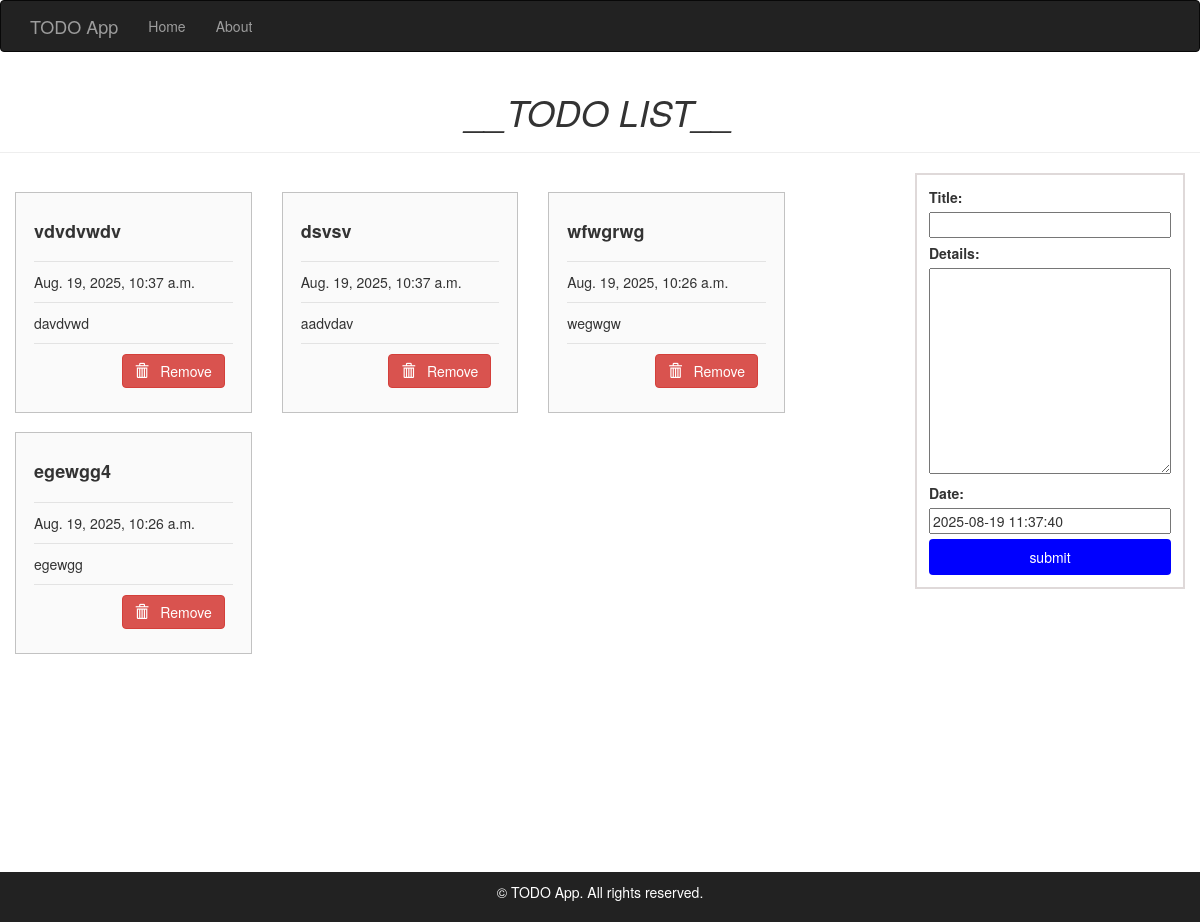
/todo/, run on the app's committed database.
### todo/models.py (models this page shows, shortened)
class Todo(models.Model):
    title = models.CharField(max_length=100)
    details = models.TextField()
    date = models.DateTimeField(default=timezone.now)

### todo/views.py (the view)
# urls.py: path('', views.index, name='index'),
def index(request):
    item_list = Todo.objects.order_by("-date")
    if request.method == "POST":
        form = TodoForm(request.POST)
        if form.is_valid():
            form.save()
            messages.success(request, "Task created successfully!")
            return redirect('index')
    form = TodoForm()
    page = {
        "forms": form,
        "list": item_list,
        "title": "TODO LIST",
    }
    return render(request, 'todo/index.html', page)

### todo/forms.py
class TodoForm(forms.ModelForm):
    class Meta:
        model = Todo
        fields = "__all__"

### todo/templates/todo/index.html (shortened to what this page needs)
{% extends 'todo/layout/base.html' %}
{% block content %}
  <div class="row center">
    <h1 class="text-center"><i>__TODO LIST__</i></h1>
    <hr />
  </div>
  <div class="row">
    <div class="col-md-8">
      <div class="row card-container">
      {% for i in list %}
        <div class="col-md-4">
          <div class="card">
            <h4 class="center"><b>{{i.title}}</b>
            </h4>
            <hr/>
            {{i.date}}
            <hr/>
            {{i.details}}
            <hr/>
        <form id="delete-form-{{ i.id }}" action="/todo/del/{{ i.id }}" method="POST" style="padding-right:4%; padding-bottom:3%;">
        <button type="button" class="btn btn-danger" style="float:right;" onclick="confirmDelete('{{ i.id }}')">
          <span class="glyphicon glyphicon-trash"></span> &nbsp; Remove
        </button>
        </form>
      </div>
        </div>
      {% endfor%}
      </div>
    </div>
    <div class="col-md-1"> </div>
    <div class="col-md-3" >
      <div  class="submit_form">
      <form  id="create-form" method="POST">
        {{forms}}
        <center>
        <input type="submit" class="btn btn-default" onclick="createItemAlert()"  value="submit" />
      </center>
      </form>
    </div>
  </div>
</div>
{% endblock %}

### todo/templates/todo/layout/base.html (shortened to what this page needs)
<!doctype html>
<html lang="en" dir="ltr">
<head>
 {% load static %}
  <link rel="stylesheet" href="https://maxcdn.bootstrapcdn.com/bootstrap/3.3.7/css/bootstrap.min.css">
    <link rel="stylesheet" href="https://cdn.jsdelivr.net/npm/sweetalert2@11/dist/sweetalert2.min.css">
  <link rel="stylesheet" type="text/css" href="{% static 'todo/assets/css/style.css' %}">
</head>
<body>
  <header class="navbar navbar-inverse">
    <div class="container">
      <a class="navbar-brand" href="/">TODO App</a>
      <ul class="nav navbar-nav">
        <li><a href="/">Home</a></li>
        <li><a href="/about/">About</a></li>
      </ul>
    </div>
  </header>
  <main class="container-fluid main-layout">
    {% block content %}{% endblock %}
  </main>
  <footer class="text-center" style="background:#222; color:#fff; padding:10px; margin-top:auto;">
      <p>&copy; {{ year }} TODO App. All rights reserved.</p>
  </footer>
</body>
</html>

### todo/static/todo/assets/css/style.css (style rules this page uses)
.main-layout { min-height: 100vh; display: flex; flex-direction: column; }
.submit_form { border: 2px solid #dfd9d9; padding: 12px; display: flex; align-items: center; }
.submit_form form { display: flex; flex-direction: column; width: max-content; gap:5px; }
.submit_form input , .submit_form textarea { width:100%; }
.submit_form input[type="submit"] { background-color: blue; color: white; padding: 8px 16px; border: none; border-radius: 4px; cursor: pointer; }
.card-container .card { display: flex; flex-direction: column; justify-content: center; border: 1px solid #c2c2c2; padding: 18px; background-color: #fafafa; margin-top: 19px; }
.card-container .card hr { border: 0; border-top: 1px solid #e3e3e3; margin: 10px 0; }

### data on the page
Todo: title "vdvdvwdv", date "Aug. 19, 2025, 10:37 a.m.", details "davdvwd"
Todo: title "dsvsv", date "Aug. 19, 2025, 10:37 a.m.", details "aadvdav"
Todo: title "wfwgrwg", date "Aug. 19, 2025, 10:26 a.m.", details "wegwgw"
Todo: title "egewgg4", date "Aug. 19, 2025, 10:26 a.m.", details "egewgg"
